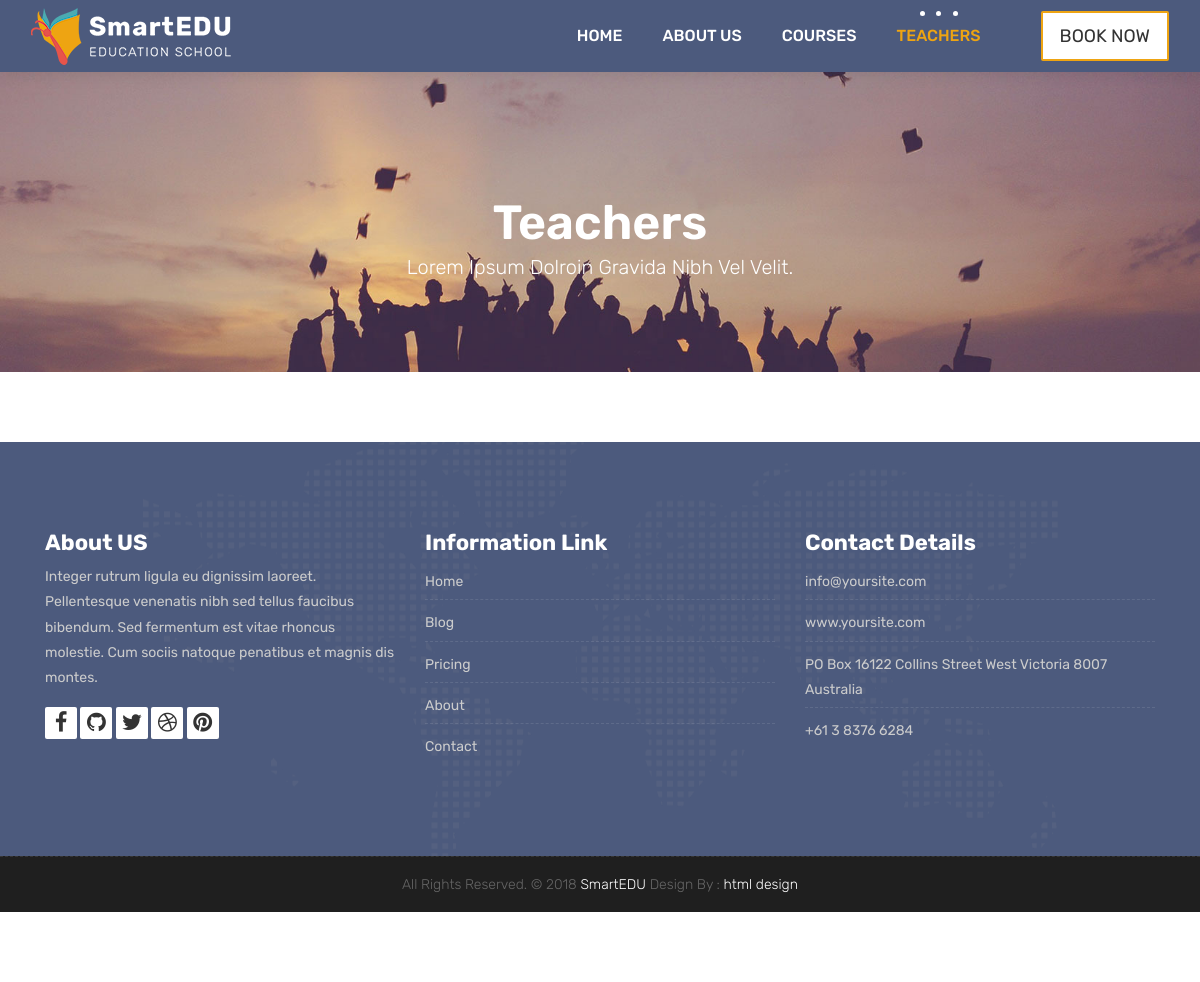
The page /teachers/ on the database as committed earlier.
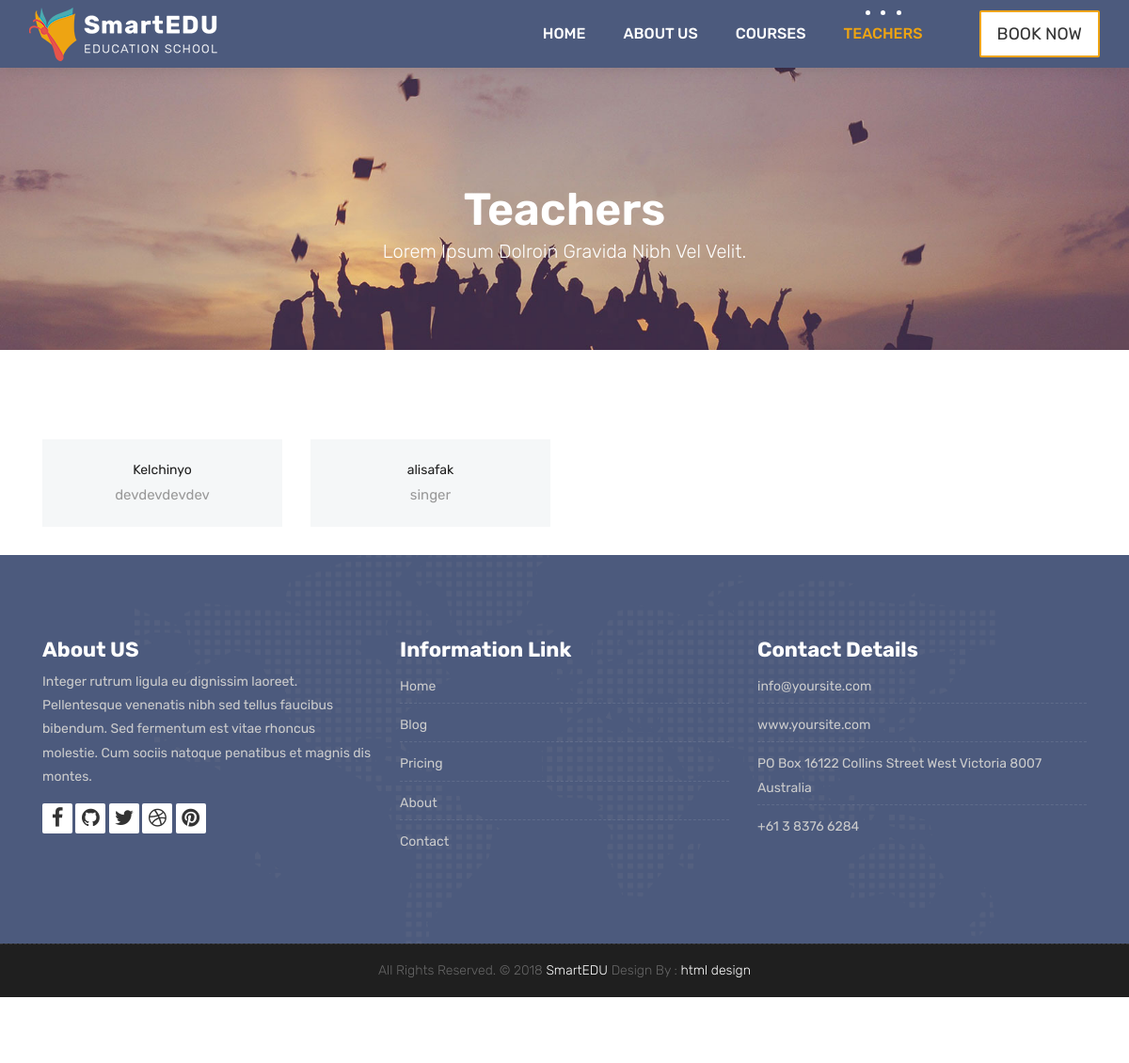
The same page on the database as committed later.
### teachers/models.py (models this page shows, shortened)
class Teacher(models.Model):
    name = models.CharField(max_length=50)
    title = models.CharField(max_length=50)
    description = models.TextField(blank=True)
    image = models.ImageField(upload_to="courses/%Y/%m/%d/")
    linkedin = models.URLField(max_length=200,blank=True)
    facebook = models.URLField(max_length=200,blank=True)

### teachers/views.py (the view)
# urls.py: path('',TeacherListView.as_view(),name='teachers'),
class TeacherListView(ListView):
    model = Teacher
    template_name = 'teachers.html'
    context_object_name ='teachers'

### templates/teachers.html (shortened to what this page needs)
{% extends 'partials/_base.html' %}
{% load static %}
{% block content %}
	<div class="all-title-box">
		<div class="container text-center">
			<h1>Teachers<span class="m_1">Lorem Ipsum dolroin gravida nibh vel velit.</span></h1>
		</div>
	</div>
	<div id="teachers" class="section wb">
        <div class="container">
            <div class="row">
				{% for teacher in teachers %}
				<div class="col-lg-3 col-md-6 col-12">
					<div class="our-team">
						<div class="team-img">
						</div>
						<div class="team-content">
							<a href="{% url 'teacher_detail' teacher.pk %}">{{teacher.name}}</a>
							<span class="post">{{teacher.title}}</span>
						</div>
					</div>
				</div>
				{% endfor %}
        </div>
    </div>
    {% endblock %}

Rows that differ between the two databases and show on the page:
added Teacher: name "Kelchinyo", title "devdevdevdev"
added Teacher: name "alisafak", title "singer"
